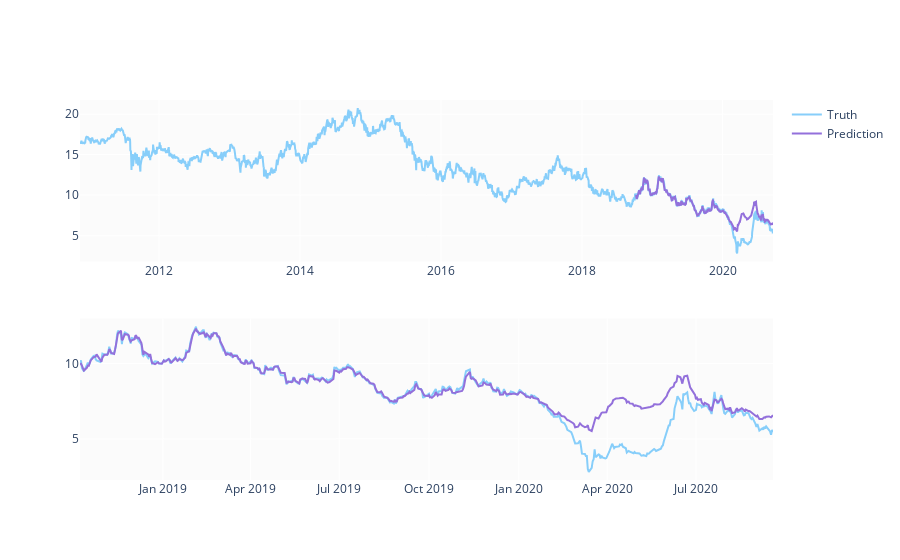

The notebook cell saved with this chart:
### Code cell
predicted_prices = df.loc[test_split_idx+1:].copy()
predicted_prices['Otwarcie'] = y_pred

fig = make_subplots(rows=2, cols=1)
fig.add_trace(go.Scatter(x=df.Data, y=df.Otwarcie,
                        name='Truth',
                        marker_color='LightSkyBlue'), row=1, col=1)

fig.add_trace(go.Scatter(x=predicted_prices.Data,
                        y=predicted_prices.Otwarcie,
                        name='Prediction',
                        marker_color='MediumPurple'), row=1, col=1)

fig.add_trace(go.Scatter(x=predicted_prices.Data,
                        y=y_test,
                        name='Truth',
                        marker_color='LightSkyBlue',
                        showlegend=False), row=2, col=1)

fig.add_trace(go.Scatter(x=predicted_prices.Data,
                        y=y_pred,
                        name='Prediction',
                        marker_color='MediumPurple',
                        showlegend=False), row=2, col=1)

fig.show()

### Figure 1 — Plotly figure (JSON) as saved in the notebook; plotly's stock layout.template omitted (floating-point values rounded to 4 significant figures; data arrays with more than 128 entries replaced by an {"elided": "..."} marker saying what was removed)
{"data": [{"marker": {"color": "LightSkyBlue"}, "name": "Truth", "type": "scatter", "x": {"elided": "2462 str values"}, "xaxis": "x", "y": {"elided": "2462 float values"}, "yaxis": "y"}, {"marker": {"color": "MediumPurple"}, "name": "Prediction", "type": "scatter", "x": {"elided": "492 str values"}, "xaxis": "x", "y": {"elided": "492 float values"}, "yaxis": "y"}, {"marker": {"color": "LightSkyBlue"}, "name": "Truth", "showlegend": false, "type": "scatter", "x": {"elided": "492 str values"}, "xaxis": "x2", "y": {"elided": "492 float values"}, "yaxis": "y2"}, {"marker": {"color": "MediumPurple"}, "name": "Prediction", "showlegend": false, "type": "scatter", "x": {"elided": "492 str values"}, "xaxis": "x2", "y": {"elided": "492 float values"}, "yaxis": "y2"}], "layout": {"xaxis": {"anchor": "y", "domain": [0, 1]}, "xaxis2": {"anchor": "y2", "domain": [0, 1]}, "yaxis": {"anchor": "x", "domain": [0.575, 1]}, "yaxis2": {"anchor": "x2", "domain": [0, 0.425]}}}
